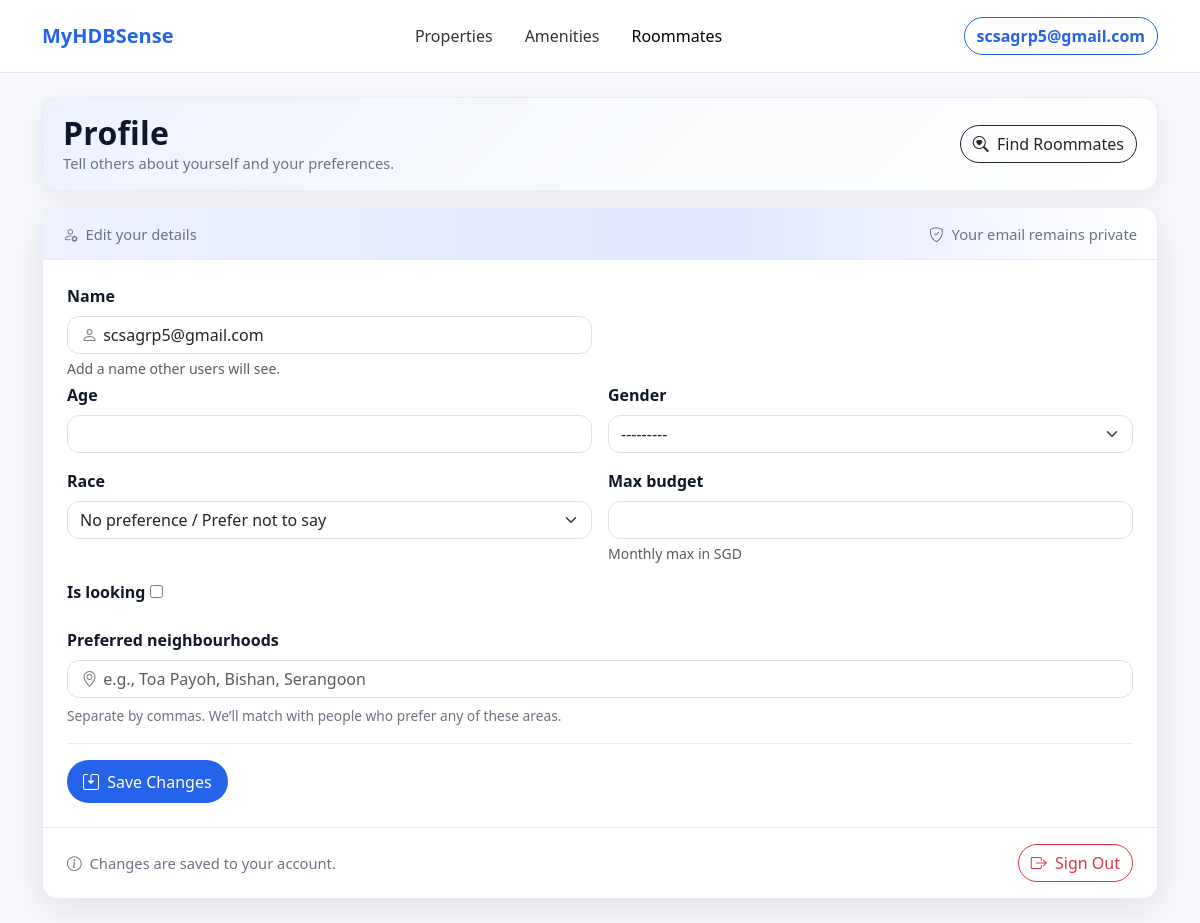
Page /accounts/roommate/profile/ (signed in) on the committed database.
### accounts/models.py (models this page shows, shortened)
class CustomUser(AbstractUser):
    email = models.EmailField(unique=True)

class RoommateProfile(models.Model):
    user = models.OneToOneField(settings.AUTH_USER_MODEL, on_delete=models.CASCADE, related_name="roommate_profile")
    age = models.PositiveIntegerField(null=True, blank=True)
    gender = models.CharField(max_length=16, choices=GENDER_CHOICES, blank=True)
    race = models.CharField(max_length=16, choices=RACE_CHOICES, default="-", blank=True)
    max_budget = models.PositiveIntegerField(null=True, blank=True, help_text="Monthly max in SGD")
    preferred_neighbourhoods = models.JSONField(default=list, blank=True)
    is_looking = models.BooleanField(default=False)
    created_at = models.DateTimeField(auto_now_add=True)
    updated_at = models.DateTimeField(auto_now=True)

### accounts/views.py (the view)
# urls.py: path('roommate/profile/', views.roommate_profile_edit, name='roommate_profile_edit'),
@login_required
def roommate_profile_edit(request):
    profile, _ = RoommateProfile.objects.get_or_create(user=request.user)
    if request.method == "POST":
        form = RoommateProfileForm(request.POST, instance=profile)
        if form.is_valid():
            p = form.save(commit=False)
            p.preferred_neighbourhoods = form.cleaned_data.get("preferred_neighbourhoods", [])
            p.save()
            messages.success(request, "Roommate profile updated.")
            return redirect("roommate_profile_edit")
    else:
        initial_csv = ", ".join(profile.preferred_neighbourhoods or [])
        form = RoommateProfileForm(instance=profile, initial={"neighbourhoods_csv": initial_csv})
    return render(request, "accounts/roommate_profile_edit.html", {"form": form})

### accounts/forms.py (shortened to what this page needs)
class RoommateProfileForm(forms.ModelForm):
    neighbourhoods_csv = forms.CharField(
        required=False,
        label="Preferred neighbourhoods (comma-separated)",
        help_text="e.g., Toa Payoh, Tampines, Punggol",
    )
    class Meta:
        model = RoommateProfile
        fields = ["age", "gender", "race", "max_budget", "is_looking"]
        widgets = {
            "gender": forms.Select(choices=GENDER_CHOICES),
            "race": forms.Select(choices=RACE_CHOICES),
        }

### accounts/templates/accounts/roommate_profile_edit.html (shortened to what this page needs)
{% load static %}
<!DOCTYPE html>
<html lang="en">
<head>
  <link href="https://cdn.jsdelivr.net/npm/bootstrap@5.3.3/dist/css/bootstrap.min.css" rel="stylesheet"/>
  <link href="https://cdn.jsdelivr.net/npm/bootstrap-icons@1.11.3/font/bootstrap-icons.css" rel="stylesheet"/>
</head>
<body>
  {% include "accounts/navbar.html" %}
  <main class="container py-4">
    <section class="hero mb-3 d-flex align-items-center justify-content-between gap-2">
      <div>
        <h2 class="mb-0 section-title">Profile</h2>
        <div class="small-muted">Tell others about yourself and your preferences.</div>
      </div>
      <a href="{% url 'roommates' %}" class="btn btn-outline-dark">
        <i class="bi bi-search-heart me-1"></i> Find Roommates
      </a>
    </section>
    <section class="card card-soft">
      <div class="card-header-bar d-flex align-items-center justify-content-between">
        <div class="small-muted"><i class="bi bi-person-gear me-1"></i> Edit your details</div>
        <div class="small-muted"><i class="bi bi-shield-check me-1"></i> Your email remains private</div>
      </div>
      <div class="card-body p-3 p-md-4">
        <form method="post" class="form-grid">
          <div class="row g-3 mb-1">
            <div class="col-12 col-md-6">
              <label class="form-label">Name</label>
              {% if form.display_name %}
                <div class="input-icon">
                  <i class="bi bi-person"></i>
                  {{ form.display_name }}
                </div>
              {% elif form.name %}
                <div class="input-icon">
                  <i class="bi bi-person"></i>
                  {{ form.name }}
                </div>
              {% else %}
                <div class="input-icon">
                  <i class="bi bi-person"></i>
                  <input type="text" name="display_name" class="form-control"
                         value="{{ user.get_full_name|default:user.username|default:user.email }}">
                </div>
                <div class="form-text">Add a name other users will see.</div>
              {% endif %}
            </div>
          </div>
          <div class="row g-3">
            {% for field in form.visible_fields %}
              {% if field.name not in 'preferred_neighbourhoods neighbourhoods_csv' %}
                <div class="col-12 col-md-6">
                  <label class="form-label" for="{{ field.id_for_label }}">{{ field.label }}</label>
                  {{ field }}
                  {% if field.help_text %}
                    <div class="form-text">{{ field.help_text|safe }}</div>
                  {% endif %}
                </div>
              {% endif %}
            {% endfor %}
          </div>
          <div class="mt-3">
            <label for="id_neighbourhoods_csv" class="form-label">Preferred neighbourhoods</label>
            <div class="input-icon">
              <i class="bi bi-geo-alt"></i>
              <input type="text"
                     name="neighbourhoods_csv"
                     id="id_neighbourhoods_csv"
                     class="form-control"
                     placeholder="e.g., Toa Payoh, Bishan, Serangoon"
                     value="{{ form.initial.neighbourhoods_csv }}">
            </div>
            <div class="hint mt-2">Separate by commas. We’ll match with people who prefer any of these areas.</div>
          </div>
          <div class="divider"></div>
          <button type="submit" class="btn btn-brand text-white">
            <i class="bi bi-save2 me-1"></i> Save Changes
          </button>
        </form>
      </div>
      <div class="save-row px-3 px-md-4 py-3 d-flex justify-content-between align-items-center">
        <div class="small-muted"><i class="bi bi-info-circle me-1"></i> Changes are saved to your account.</div>
        <form action="{% url 'logout' %}" method="post" class="m-0">
          <button type="submit" class="btn btn-outline-danger rounded-pill">
            <i class="bi bi-box-arrow-right me-1"></i> Sign Out
          </button>
        </form>
      </div>
    </section>
  </main>
</body>
</html>

### accounts/templates/accounts/navbar.html (shortened to what this page needs)
{% load static %}
<nav class="navbar navbar-expand-lg navbar-light bg-white border-bottom py-3">
  <div class="container">
    <a class="navbar-brand fw-bold" href="{% url 'home' %}" style="color:#2563eb;">MyHDBSense</a>
    <div class="collapse navbar-collapse" id="mainNav">
      <ul class="navbar-nav mx-auto gap-lg-3">
        <li class="nav-item">
          <a class="nav-link {% if request.resolver_match.url_name == 'properties' %}active{% endif %}"
             href="{% url 'properties' %}">Properties</a>
        </li>
        <li class="nav-item">
          <a class="nav-link {% if request.resolver_match.url_name == 'amenities' or request.resolver_match.url_name == 'search_amenities' %}active{% endif %}"
             href="{% url 'amenities' %}">Amenities</a>
        </li>
        {% with name=request.resolver_match.url_name %}
        <li class="nav-item">
          <a class="nav-link {% if name in 'roommates sharing_request roommate_profile_edit' %}active{% endif %}"
             href="{% url 'roommates' %}">Roommates</a>
        </li>
        {% endwith %}
      </ul>
      <div class="d-flex ms-lg-3 align-items-center gap-2">
        {% if user.is_authenticated %}
          <a href="{% url 'roommate_profile_edit' %}"
             class="btn btn-outline-primary rounded-pill fw-semibold"
             style="border-color:#2563eb;color:#2563eb;">
            {{ user.email|default:user.username|default:"Profile" }}
          </a>
        {% endif %}
      </div>
    </div>
  </div>
</nav>

### accounts/templates/accounts/roommate_profile_edit.html (style rules this page uses)
:root { --brand:#2563eb; --ink:#0f172a; --muted:#6b7280; --bg:#f6f7fb; --card:#ffffff; --border:#e9edf2; --r:16px; }
body { background:var(--bg); }
.hero { background:linear-gradient(135deg,#eef2ff 0%,#f8fafc 55%,#fff 100%); border:1px solid var(--border); border-radius:var(--r); padding:1rem 1.25rem; box-shadow:0 8px 26px rgba(16,24,40,.06); }
.card-soft { border:1px solid var(--border); border-radius:var(--r); background:var(--card); box-shadow:0 12px 32px rgba(16,24,40,.08); overflow:hidden; }
.section-title { font-weight:800; letter-spacing:.2px; color:var(--ink); }
.small-muted { color:var(--muted); font-size:.92rem; }
.divider { height:1px; background:var(--border); margin:1rem 0; }
.form-label { font-weight:650; color:#111827; }
.hint { color:var(--muted); font-size:.86rem; }
.btn-brand { background:var(--brand); border:none; border-radius:999px; padding:.6rem 1rem; }
.btn-outline-dark { border-radius:999px; }
.input-icon { position:relative; }
.input-icon i { position:absolute; left:.9rem; top:50%; transform:translateY(-50%); opacity:.6; }
.input-icon input { padding-left:2.2rem; }
.card-header-bar { background:linear-gradient(90deg,#eef2ff, #e0e7ff 60%, #fff); border-bottom:1px solid var(--border); padding:.9rem 1.25rem; }
.save-row { background:linear-gradient(180deg, rgba(255,255,255,.85), #fff); border-top:1px solid var(--border); }
.form-control,.form-select { border-radius:12px; }

### accounts/templates/accounts/navbar.html (style rules this page uses)
.nav-link { font-weight:500; color:#333; }
.nav-link.active, .nav-link:hover { color:#2563eb; }

### rows in the picture
CustomUser: email "scsagrp5@gmail.com", display_name "scsagrp5@gmail.com"
RoommateProfile: visible_fields "---------" "No preference / Prefer not to say"

### other values in the picture
{{ field.label }} "Age" "Gender" "Race" "Max budget" "Is looking"
{{ field.help_text|safe }} "Monthly max in SGD"
